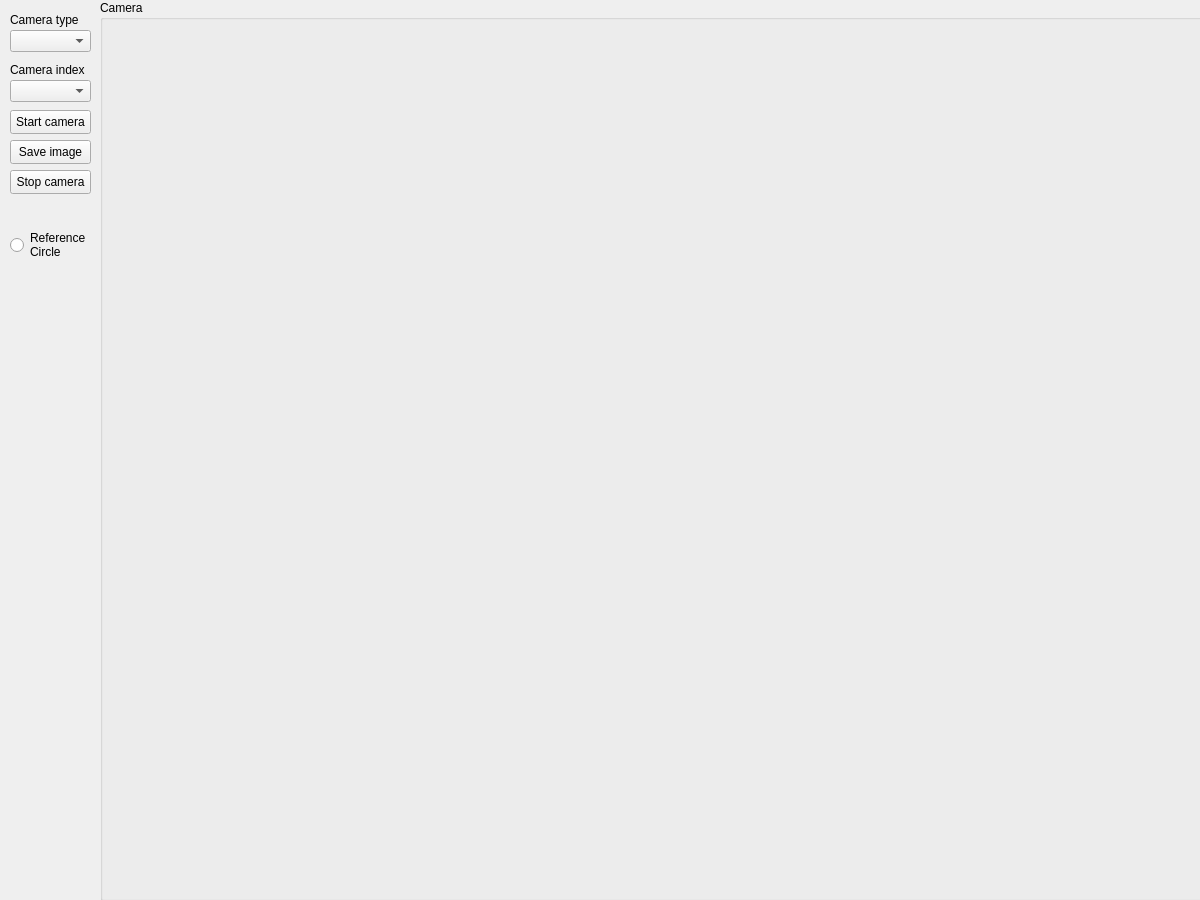
  <widget class="QDockWidget" name="cam_dock_widget">
   <property name="minimumSize">
    <size>
     <width>1200</width>
     <height>900</height>
    </size>
   </property>
   <property name="floating">
    <bool>true</bool>
   </property>
   <property name="windowTitle">
    <string>Camera feedback</string>
   </property>
   <attribute name="dockWidgetArea">
    <number>2</number>
   </attribute>
   <widget class="QWidget" name="dockWidgetContents_2">
    <widget class="QGroupBox" name="groupBox_4">
     <property name="geometry">
      <rect>
       <x>100</x>
       <y>0</y>
       <width>1250</width>
       <height>901</height>
      </rect>
     </property>
     <property name="title">
      <string>Camera</string>
     </property>
     <widget class="QLabel" name="cam_input_lable">
      <property name="geometry">
       <rect>
        <x>10</x>
        <y>20</y>
        <width>1090</width>
        <height>861</height>
       </rect>
      </property>
      <property name="text">
       <string/>
      </property>
     </widget>
    </widget>
    <widget class="QLabel" name="label_3">
     <property name="geometry">
      <rect>
       <x>10</x>
       <y>10</y>
       <width>80</width>
       <height>21</height>
      </rect>
     </property>
     <property name="text">
      <string>&lt;html&gt;&lt;head/&gt;&lt;body&gt;&lt;p&gt;Camera type&lt;/p&gt;&lt;/body&gt;&lt;/html&gt;</string>
     </property>
    </widget>
    <widget class="QComboBox" name="cam_type_combo_box">
     <property name="geometry">
      <rect>
       <x>10</x>
       <y>30</y>
       <width>81</width>
       <height>22</height>
      </rect>
     </property>
     <item>
      <property name="text">
       <string/>
      </property>
     </item>
     <item>
      <property name="text">
       <string>BFS</string>
      </property>
     </item>
     <item>
      <property name="text">
       <string>Dahua_A550</string>
      </property>
     </item>
     <item>
      <property name="text">
       <string extracomment="test">Web_cam</string>
      </property>
     </item>
    </widget>
    <widget class="QRadioButton" name="select_circle_radio_button">
     <property name="geometry">
      <rect>
       <x>10</x>
       <y>230</y>
       <width>81</width>
       <height>30</height>
      </rect>
     </property>
     <property name="text">
      <string>Reference 
Circle</string>
     </property>
    </widget>
    <widget class="QLabel" name="label_18">
     <property name="geometry">
      <rect>
       <x>10</x>
       <y>60</y>
       <width>80</width>
       <height>21</height>
      </rect>
     </property>
     <property name="text">
      <string>&lt;html&gt;&lt;head/&gt;&lt;body&gt;&lt;p&gt;Camera index&lt;/p&gt;&lt;/body&gt;&lt;/html&gt;</string>
     </property>
    </widget>
    <widget class="QComboBox" name="cam_id_combo_box">
     <property name="geometry">
      <rect>
       <x>10</x>
       <y>80</y>
       <width>81</width>
       <height>22</height>
      </rect>
     </property>
     <item>
      <property name="text">
       <string extracomment="test"/>
      </property>
     </item>
     <item>
      <property name="text">
       <string>0</string>
      </property>
     </item>
     <item>
      <property name="text">
       <string>1</string>
      </property>
     </item>
     <item>
      <property name="text">
       <string>2</string>
      </property>
     </item>
    </widget>
    <widget class="QPushButton" name="start_camera_push_button">
     <property name="geometry">
      <rect>
       <x>10</x>
       <y>110</y>
       <width>81</width>
       <height>24</height>
      </rect>
     </property>
     <property name="text">
      <string>Start camera</string>
     </property>
    </widget>
    <widget class="QPushButton" name="stop_camera_push_button">
     <property name="geometry">
      <rect>
       <x>10</x>
       <y>170</y>
       <width>81</width>
       <height>24</height>
      </rect>
     </property>
     <property name="text">
      <string>Stop camera</string>
     </property>
    </widget>
    <widget class="QPushButton" name="save_image_push_button">
     <property name="geometry">
      <rect>
       <x>10</x>
       <y>140</y>
       <width>81</width>
       <height>24</height>
      </rect>
     </property>
     <property name="text">
      <string>Save image</string>
     </property>
    </widget>
   </widget>
  </widget>
